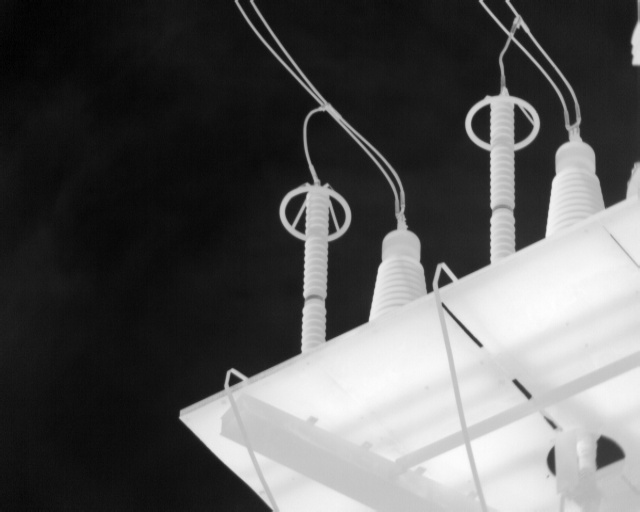
#> input picture test/processed_data/thermal_images/170529090338-220kV-避雷器-29+1号杆避雷器-A相-本体-ir.jpg, 640 x 512 px; its folder holds only this picture in this run
$ python extract_temperature_from_heatmap.py
#> lines starting #> are read from the running program, lines starting #| are printed output that depends on the picture
#!/usr/bin/env python3
# -*- coding: utf-8 -*-
"""
从热力图反向提取温度数据

核心功能：
1. 读取热力图图像（thermal_images目录中的jpg文件）
2. 反向转换为温度数据矩阵
3. 保存为txt格式的温度数据文件

注意：
- 这是一个近似还原过程，因为热力图转换是有损的
- 如果原始温度数据的min/max值未知，只能得到归一化的温度值
- 建议尽可能使用原始的温度txt文件

Author: AI Assistant
Date: 2025-12-07
"""

import os
import json
import numpy as np
import cv2
import logging
from pathlib import Path
from typing import Tuple, Optional

class TemperatureExtractor:
    """从热力图提取温度数据"""

    def __init__(self, config_path: str = None):
        """
        初始化提取器

        Args:
            config_path: 配置文件路径
        """
        if config_path is None:
            config_path = os.path.join(os.path.dirname(os.path.abspath(__file__)), 'config.json')
        self.config = self._load_config(config_path)
        self.setup_logging()

    def _load_config(self, config_path: str) -> dict:
        """加载配置文件"""
        try:
            with open(config_path, 'r', encoding='utf-8') as f:
                return json.load(f)
        except Exception as e:
            print(f"配置文件加载失败: {e}")
            return self._get_default_config()

    def _get_default_config(self) -> dict:
        """获取默认配置"""
        current_dir = os.path.dirname(os.path.abspath(__file__))
        return {
            "paths": {
                "project_root": current_dir
            },
            "data_processing": {
                "thermal_colormap": "COLORMAP_JET"
            }
        }

    def setup_logging(self):
        """设置日志"""
        log_file = os.path.join(self.config['paths']['project_root'], 'temperature_extraction.log')
        logging.basicConfig(
            level=logging.INFO,
            format='%(asctime)s - %(levelname)s - %(message)s',
            handlers=[
                logging.FileHandler(log_file, encoding='utf-8'),
                logging.StreamHandler()
            ]
        )
        self.logger = logging.getLogger(__name__)

    def extract_temperature_from_heatmap(self, heatmap_path: str,
                                        temp_min: float = None,
                                        temp_max: float = None) -> Optional[np.ndarray]:
        """
        从热力图图像反向提取温度数据

        Args:
            heatmap_path: 热力图图像路径
            temp_min: 原始温度最小值（如果已知）
            temp_max: 原始温度最大值（如果已知）

        Returns:
            温度数据矩阵或None
        """
#> called with temp_min = 20, temp_max = 50
        try:
            if not os.path.exists(heatmap_path):
                self.logger.error(f"热力图文件不存在: {heatmap_path}")
                return None

            # 读取热力图图像
            heatmap_image = cv2.imread(heatmap_path)
#> heatmap_image is the input picture: shape (512, 640, 3); min 0, max 255, mean 89.1
            if heatmap_image is None:
                self.logger.error(f"无法读取热力图: {heatmap_path}")
                return None

            self.logger.info(f"热力图尺寸: {heatmap_image.shape}")

            # 将BGR图像转换为灰度图
            # 由于使用了颜色映射，需要反向查找对应的灰度值
            gray = cv2.cvtColor(heatmap_image, cv2.COLOR_BGR2GRAY)

            # 方法1：直接使用灰度值作为温度的归一化表示
            # 这是最简单但不够精确的方法
            temp_normalized = gray.astype(np.float32) / 255.0

            # 方法2：尝试通过颜色映射反向查找（更精确但更复杂）
            # 创建颜色映射查找表
            colormap = getattr(cv2, self.config['data_processing']['thermal_colormap'])
            lut = self._create_colormap_lut(colormap)

            # 对每个像素查找最接近的颜色映射值
            temp_data_precise = self._reverse_colormap(heatmap_image, lut)

            # 如果提供了原始温度范围，则还原实际温度值
            if temp_min is not None and temp_max is not None:
                temp_data = temp_data_precise * (temp_max - temp_min) + temp_min
                self.logger.info(f"温度数据还原: [{temp_min}, {temp_max}] -> [{temp_data.min():.2f}, {temp_data.max():.2f}]")
            else:
                temp_data = temp_data_precise
                self.logger.warning("未提供温度范围，返回归一化温度值 [0, 1]")

            return temp_data

        except Exception as e:
            self.logger.error(f"温度数据提取失败: {e}")
            import traceback
            self.logger.error(traceback.format_exc())
            return None

    def _create_colormap_lut(self, colormap: int) -> np.ndarray:
        """
        创建颜色映射查找表

        Args:
            colormap: OpenCV颜色映射常量

        Returns:
            256x3的RGB查找表
        """
        # 创建0-255的灰度图
        gray_values = np.arange(256, dtype=np.uint8).reshape(256, 1)

        # 应用颜色映射
        colored = cv2.applyColorMap(gray_values, colormap)

        # 返回查找表 (256, 3) BGR格式
        return colored.reshape(256, 3)

    def _reverse_colormap(self, image: np.ndarray, lut: np.ndarray) -> np.ndarray:
        """
        通过颜色映射查找表反向查找温度值

        Args:
            image: 热力图图像 (H, W, 3)
            lut: 颜色映射查找表 (256, 3)

        Returns:
            归一化温度数据 (H, W)
        """
        h, w = image.shape[:2]
#> h = 512; w = 640
        temp_data = np.zeros((h, w), dtype=np.float32)

        # 对每个像素查找最接近的LUT条目
        for i in range(h):
            for j in range(w):
                pixel = image[i, j]
                # 计算与LUT中每个颜色的欧氏距离
                distances = np.sqrt(np.sum((lut - pixel) ** 2, axis=1))
                # 找到最接近的索引
                closest_idx = np.argmin(distances)
                # 归一化到0-1范围
                temp_data[i, j] = closest_idx / 255.0
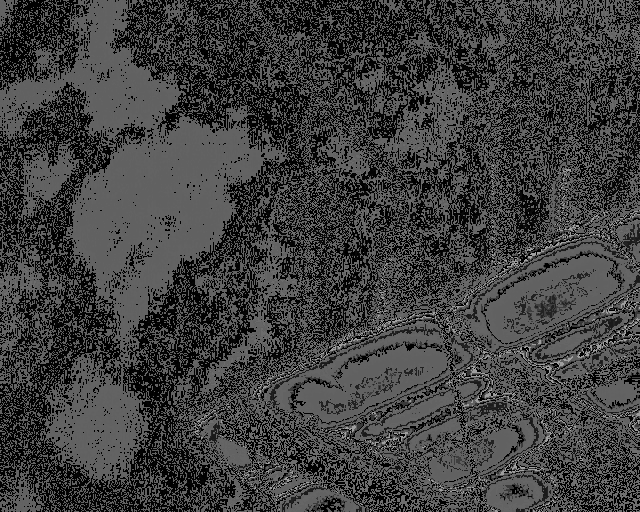
#> temp_data: shape (512, 640) float32; min 0, max 0.624, mean 0.246
#> in extract_temperature_from_heatmap, `temp_data = temp_data_precise * (temp_max - temp_min) + temp_min`:
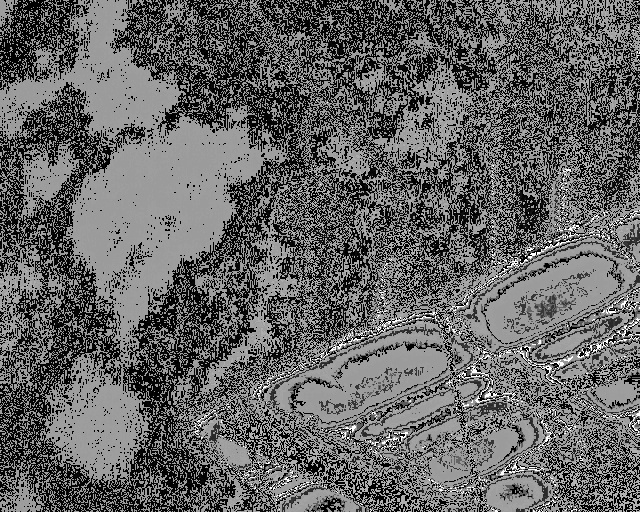
#> temp_data: shape (512, 640) float32; min 20, max 38.71, mean 27.4; drawn with min black and max white

        return temp_data

    def save_temperature_data(self, temp_data: np.ndarray, output_path: str,
                             format: str = 'space') -> bool:
        """
        保存温度数据到文件

        Args:
            temp_data: 温度数据矩阵
            output_path: 输出文件路径
            format: 保存格式 ('space' 空格分隔, 'comma' 逗号分隔, 'numpy' numpy格式)

        Returns:
            是否成功
        """
        try:
            os.makedirs(os.path.dirname(output_path), exist_ok=True)

            if format == 'space':
                # 空格分隔格式
                np.savetxt(output_path, temp_data, fmt='%.6f', delimiter=' ')
            elif format == 'comma':
                # 逗号分隔格式
                np.savetxt(output_path, temp_data, fmt='%.6f', delimiter=',')
            elif format == 'numpy':
                # numpy二进制格式
                np.save(output_path, temp_data)
            else:
                self.logger.error(f"未知的保存格式: {format}")
                return False

            self.logger.info(f"温度数据已保存: {output_path}")
            return True

        except Exception as e:
            self.logger.error(f"温度数据保存失败: {e}")
            return False

    def batch_extract(self, heatmap_dir: str, output_dir: str,
                     temp_min: float = None, temp_max: float = None):
        """
        批量提取温度数据

        Args:
            heatmap_dir: 热力图目录
            output_dir: 输出目录
            temp_min: 原始温度最小值
            temp_max: 原始温度最大值
        """
        if not os.path.exists(heatmap_dir):
            self.logger.error(f"热力图目录不存在: {heatmap_dir}")
            return

        os.makedirs(output_dir, exist_ok=True)

        # 获取所有热力图文件
        heatmap_files = [f for f in os.listdir(heatmap_dir)
                        if f.lower().endswith(('.jpg', '.jpeg', '.png'))]

        self.logger.info(f"找到 {len(heatmap_files)} 个热力图文件")

        success_count = 0
        fail_count = 0

        for filename in heatmap_files:
            heatmap_path = os.path.join(heatmap_dir, filename)

            # 提取温度数据
            temp_data = self.extract_temperature_from_heatmap(
                heatmap_path, temp_min, temp_max
            )

            if temp_data is not None:
                # 保存为txt文件
                base_name = os.path.splitext(filename)[0]
                output_path = os.path.join(output_dir, f"{base_name}.txt")

                if self.save_temperature_data(temp_data, output_path):
                    success_count += 1
                else:
                    fail_count += 1
            else:
                fail_count += 1

        self.logger.info(f"批量提取完成: 成功 {success_count}, 失败 {fail_count}")


def main():
    """主函数"""
    import argparse

    parser = argparse.ArgumentParser(description='从热力图提取温度数据')
    parser.add_argument('--heatmap_dir', type=str,
                       default='test/processed_data/thermal_images',
                       help='热力图目录路径')
    parser.add_argument('--output_dir', type=str,
                       default='test/processed_data/extracted_temperature',
                       help='输出目录路径')
    parser.add_argument('--temp_min', type=float, default=20.0,
                       help='原始温度最小值（可选）')
    parser.add_argument('--temp_max', type=float, default=50.0,
                       help='原始温度最大值（可选）')
    parser.add_argument('--single_file', type=str, default=None,
                       help='单个文件处理（可选）')

    args = parser.parse_args()

    # 创建提取器
    extractor = TemperatureExtractor()

    print("=" * 80)
    print("温度数据提取工具")
    print("=" * 80)

    if args.single_file:
        # 处理单个文件
        print(f"\n处理单个文件: {args.single_file}")
        temp_data = extractor.extract_temperature_from_heatmap(
            args.single_file, args.temp_min, args.temp_max
        )

        if temp_data is not None:
            output_path = args.single_file.replace('.jpg', '.txt').replace('.png', '.txt')
            extractor.save_temperature_data(temp_data, output_path)
            print(f"\n✅ 温度数据已保存到: {output_path}")
            print(f"温度范围: [{temp_data.min():.2f}, {temp_data.max():.2f}]")
    else:
        # 批量处理
        print(f"\n热力图目录: {args.heatmap_dir}")
        print(f"输出目录: {args.output_dir}")
        if args.temp_min is not None and args.temp_max is not None:
            print(f"温度范围: [{args.temp_min}, {args.temp_max}]")
        else:
            print("温度范围: 未指定（将返回归一化值）")

        print("\n开始批量提取...")
        extractor.batch_extract(
            args.heatmap_dir, args.output_dir,
            args.temp_min, args.temp_max
        )
        print("\n✅ 批量提取完成！")

    print("\n" + "=" * 80)
    print("注意事项：")
    print("1. 这是近似还原，精度取决于热力图质量")
    print("2. 如果没有提供temp_min和temp_max，只能得到归一化值[0,1]")
    print("3. 建议尽可能使用原始的温度txt文件")
    print("=" * 80)


if __name__ == '__main__':
    main()
